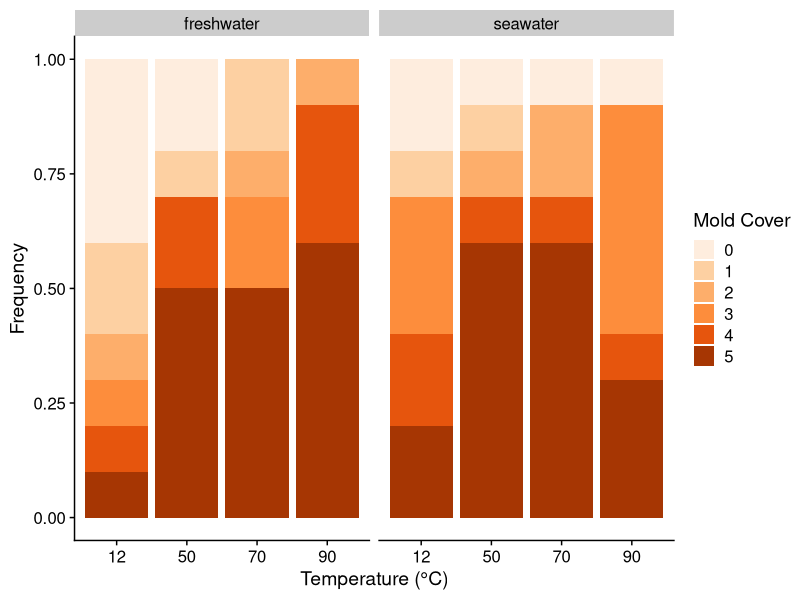

The R source for this figure: (Note: this script raises an error after producing the figure.)
## ---- chunk 1
knitr::opts_chunk$set(echo = TRUE)
## ---- chunk 2
library(tidyverse)
library(cowplot)
library(ggplot2)
library(here)
## ---- chunk 3
tunidata <- read.csv("tunicate_master.csv")
## ---- chunk 4
tuni_stacked = tunidata %>%
  group_by(mold_cover, temperature_c, water_type, exposure_time_s) %>%
  summarise(frequency = n())%>%
  mutate(temperature_c=  as.factor(temperature_c))
## ---- chunk 5
ggplot(tuni_stacked, aes(y = frequency, x = temperature_c, fill = as.factor(mold_cover))) +
  geom_bar(stat = "identity", position = "fill") +
  facet_grid(. ~ water_type) +
  labs(x ="Temperature (°C)", y = "Frequency")+
  scale_fill_brewer(palette = "Oranges", direction=1) +
  labs(fill = "Mold Cover") +
  theme_cowplot()
## ---- chunk 6
descdist(tunidata$mold_cover)
fitDist(mold_cover, data = tunidata, type = "realline", try.gamlss = T)
## ---- chunk 7
mST1 <- histDist(tunidata$mold_cover, "ST1", density = T, main = "Skew t (Azzalini type 1)")
mNO <- histDist(tunidata$mold_cover, "NO", density = T, main = "Normal")
GAIC(mST1, mNO)
## ---- chunk 8
topmod <- gamlss(mold_cover ~ water_type + temperature_c + exposure_time_s +
water_type*temperature_c*exposure_time_s + random(as.factor(colony_id)), 
family = ST1(), data = tunidata)

summary(topmod)
## ---- chunk 9
tuni_data1 <- tuni_data %>% mutate(ChangeWetWeight = final_weight_g-post_acclimation_weight_g)

#faceting - put temperature, exposure time and water type on figure

p <- ggplot(tuni_data1, aes(x = exposure_time_s, y = ChangeWetWeight, fill = water_type))+
  labs(x = "Exposure time (s)", y = "Change in wet weight (g)", fill = "Water type")+
#labs(title = "Temperature (°C)")+
  geom_boxplot()

p + facet_grid(cols = vars(temperature_c))

#plot comparing initial wet weight to 3 week wet weight - multiple plots with patchwork?


p1 <- ggplot(tuni_data1, aes(x = exposure_time_s, y = post_acclimation_weight_g, fill = water_type))+
  labs(x = "Exposure time", y = "initial wet weight (g)", fill = "Water type")+
  geom_boxplot()
  
p11 <- p1 + facet_grid(cols = vars(temperature_c))
  
p2 <- ggplot(tuni_data1, aes(x = exposure_time_s, y = final_weight_g, fill = water_type))+
  labs(x = "Exposure time", y = "final weight weight (g)", fill = "Water type")+
  geom_boxplot()

p22 <- p2 + facet_grid(cols = vars(temperature_c))

p11 + p22

p11 + p22 + plot_layout(ncol=1)


hist(tuni_data1$ChangeWetWeight)
shapiro.test(tuni_data1$ChangeWetWeight)
#p-value = 0.7646 thus follows a normal distribution!
descdist(tuni_data1$ChangeWetWeight)


##Does fitdist work on a distribution with negative numbers?
fitDist(ChangeWetWeight, data = tuni_data1, type = "realline", try.gamlss = T)


mod_changeweight <- lm(ChangeWetWeight ~ exposure_time_s + water_type + temperature_c + exposure_time_s*water_type*temperature_c, family = gaussian, data = tuni_data1)
summary(mod_changeweight)

step.mod_changeweight <- stepAIC(mod_changeweight, direction = "backward", trace = F)
summary(step.mod_changeweight)
formula(step.mod_changeweight)

#ChangeWetWeight ~ water_type + temperature_c + water_type:temperature_c

mod_changeweightv2 <- lm(ChangeWetWeight ~ water_type + temperature_c, family = gaussian, data = tuni_data1)
summary(mod_changeweightv2)

#significant p-value for temperature_c90 (p=value = 0.0315)

check_model(mod_changeweightv2)

#check model when water_type:temperature_c was present and had major collinearity issues, thus removed water_type:temperature and check model again and collinearity issues were solved

